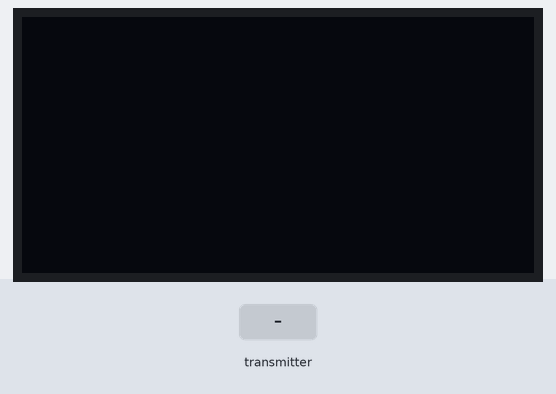
A sketch run on a simulated Arduino Uno, built with avr-gcc and run on an emulated ATmega328P. Shown: 128×64 one-colour display. Inputs (shaded band) come from the test bench. No radio packets arrive unless stated; what the sketch prints to the serial monitor is not drawn.

Above: at 1.2 s.
1.3 s: the transmitter starts sending nhan_duoc = 0
At 2.5 s:
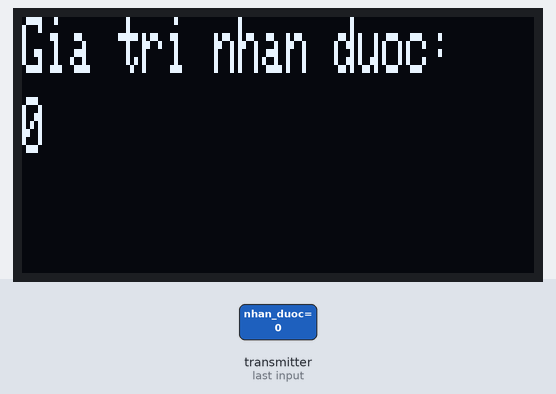
2.8 s: the transmitter starts sending nhan_duoc = 256
At 3.7 s:
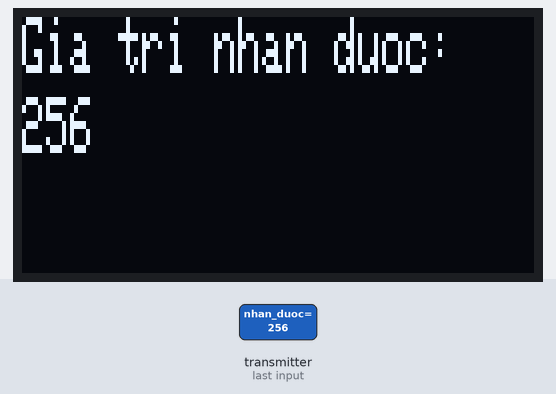
Timing chart, 0 to 5.8 s (numbered marks = the images above; inputs shaded):
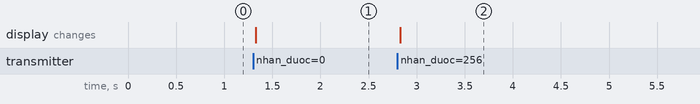

The sketch:

RX_RF24_OLED.ino
```cpp
//RX
#include <Arduino.h>
#include <SPI.h>
#include <Adafruit_GFX.h>
#include <Adafruit_SSD1306.h>
#include <nRF24L01.h>
#include <RF24.h>
//Chân CE và CSN của module nRF24L01
RF24 radio(12, 14); // CE, CSN
//Mảng chứa địa chỉ để nhận dữ liệu
//Địa chỉ gồm 5 số (0 ~ 255)
//TX và RX phải cùng địa chỉ để có thể giao tiếp với nhau
const byte diachi[5] = {5, 10, 15, 20, 25};

//Tạo biến lưu giá trị nhận được từ TX
int nhan_duoc = 0;

#define SCREEN_WIDTH 128 //Khai báo chiều rộng của màn hình
#define SCREEN_HEIGHT 64 //Khai báo chiều cao của màn hình
#define OLED_RESET     -1 //Khai báo chân reset của màn hình
#define SCREEN_ADDRESS 0x3C ///< Địa chỉ I2C của màn hình
Adafruit_SSD1306 display(SCREEN_WIDTH, SCREEN_HEIGHT, &Wire, -1);

void setup() {
//Khởi động giao tiếp Serial
Serial.begin(115200);
//Kiểm tra thiết bị  có hoạt động không
if (!radio.begin()) {
  Serial.println("Thiết bị nRF24L01 không hoạt động!");
  while (1) {};
}
//Mở đường truyền dữ liệu với địa chỉ đã định
radio.openReadingPipe(1, diachi);
//Cài đặt bộ khuếch đại tín hiệu
radio.setPALevel(RF24_PA_HIGH);
//Chọn kênh truyền dữ liệu. Có 125 kênh từ 0 ~ 125
radio.setChannel(80);
//Đặt module nhận dữ liệu
radio.startListening();

if (!radio.available())
{
    Serial.println("Chưa kết nối với TX...!!");
    Serial.println("CHỜ KẾT NỐI......");
}
display.begin(SSD1306_SWITCHCAPVCC, SCREEN_ADDRESS);
display.setTextColor(WHITE);
display.setTextSize(1,2);
display.setCursor(0, 0);
display.clearDisplay();
}
void loop() {
//Nhận gói dữ liệu và in ra Serial Monitor
if (radio.available()) {
  radio.read(&nhan_duoc, sizeof(nhan_duoc));
  Serial.print("Giá trị nhận được: ");
  Serial.println(nhan_duoc);
  display.clearDisplay();
  display.setCursor(0, 0);
  display.print("Gia tri nhan duoc: ");
  display.setCursor(0, 20);
  display.print(nhan_duoc);
  display.display();
}
}
```

Measured:
- after the input at 1.3 s, the display: changes at once (image 1)
- after the input at 2.8 s, the display: changes at once (image 2)
